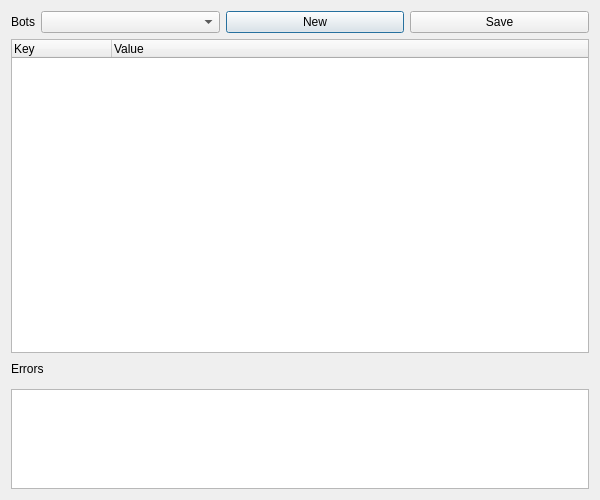
<?xml version="1.0" encoding="UTF-8"?>
<ui version="4.0">
 <class>conf_bot</class>
 <widget class="QDialog" name="conf_bot">
  <property name="geometry">
   <rect>
    <x>0</x>
    <y>0</y>
    <width>600</width>
    <height>500</height>
   </rect>
  </property>
  <property name="minimumSize">
   <size>
    <width>600</width>
    <height>500</height>
   </size>
  </property>
  <property name="windowTitle">
   <string>Config Bots</string>
  </property>
  <layout class="QVBoxLayout" name="verticalLayout">
   <item>
    <layout class="QHBoxLayout" name="horizontalLayout">
     <property name="sizeConstraint">
      <enum>QLayout::SetDefaultConstraint</enum>
     </property>
     <property name="topMargin">
      <number>0</number>
     </property>
     <item>
      <widget class="QLabel" name="lbl_bots">
       <property name="enabled">
        <bool>true</bool>
       </property>
       <property name="minimumSize">
        <size>
         <width>10</width>
         <height>10</height>
        </size>
       </property>
       <property name="text">
        <string>Bots</string>
       </property>
      </widget>
     </item>
     <item>
      <widget class="QComboBox" name="cmb_bots">
       <property name="sizePolicy">
        <sizepolicy hsizetype="Preferred" vsizetype="Fixed">
         <horstretch>1</horstretch>
         <verstretch>0</verstretch>
        </sizepolicy>
       </property>
      </widget>
     </item>
     <item>
      <widget class="QPushButton" name="btn_add_bot">
       <property name="sizePolicy">
        <sizepolicy hsizetype="Minimum" vsizetype="Fixed">
         <horstretch>1</horstretch>
         <verstretch>0</verstretch>
        </sizepolicy>
       </property>
       <property name="text">
        <string>New</string>
       </property>
      </widget>
     </item>
     <item>
      <widget class="QPushButton" name="btn_save">
       <property name="sizePolicy">
        <sizepolicy hsizetype="Minimum" vsizetype="Fixed">
         <horstretch>1</horstretch>
         <verstretch>0</verstretch>
        </sizepolicy>
       </property>
       <property name="text">
        <string>Save</string>
       </property>
      </widget>
     </item>
    </layout>
   </item>
   <item>
    <widget class="QTreeWidget" name="tree_configuration">
     <property name="animated">
      <bool>true</bool>
     </property>
     <attribute name="headerVisible">
      <bool>true</bool>
     </attribute>
     <attribute name="headerMinimumSectionSize">
      <number>60</number>
     </attribute>
     <column>
      <property name="text">
       <string>Key</string>
      </property>
     </column>
     <column>
      <property name="text">
       <string>Value</string>
      </property>
     </column>
    </widget>
   </item>
   <item>
    <layout class="QVBoxLayout" name="ly_errors">
     <property name="spacing">
      <number>10</number>
     </property>
     <property name="sizeConstraint">
      <enum>QLayout::SetDefaultConstraint</enum>
     </property>
     <property name="topMargin">
      <number>0</number>
     </property>
     <item>
      <widget class="QLabel" name="label">
       <property name="sizePolicy">
        <sizepolicy hsizetype="Preferred" vsizetype="Preferred">
         <horstretch>0</horstretch>
         <verstretch>0</verstretch>
        </sizepolicy>
       </property>
       <property name="minimumSize">
        <size>
         <width>0</width>
         <height>20</height>
        </size>
       </property>
       <property name="maximumSize">
        <size>
         <width>16777215</width>
         <height>20</height>
        </size>
       </property>
       <property name="text">
        <string>Errors</string>
       </property>
      </widget>
     </item>
     <item>
      <widget class="QListWidget" name="lst_errors">
       <property name="enabled">
        <bool>true</bool>
       </property>
       <property name="sizePolicy">
        <sizepolicy hsizetype="Minimum" vsizetype="Expanding">
         <horstretch>0</horstretch>
         <verstretch>0</verstretch>
        </sizepolicy>
       </property>
       <property name="minimumSize">
        <size>
         <width>0</width>
         <height>100</height>
        </size>
       </property>
       <property name="maximumSize">
        <size>
         <width>16777215</width>
         <height>100</height>
        </size>
       </property>
       <property name="sizeAdjustPolicy">
        <enum>QAbstractScrollArea::AdjustToContents</enum>
       </property>
       <property name="resizeMode">
        <enum>QListView::Adjust</enum>
       </property>
      </widget>
     </item>
    </layout>
   </item>
  </layout>
 </widget>
 <resources/>
 <connections/>
</ui>
